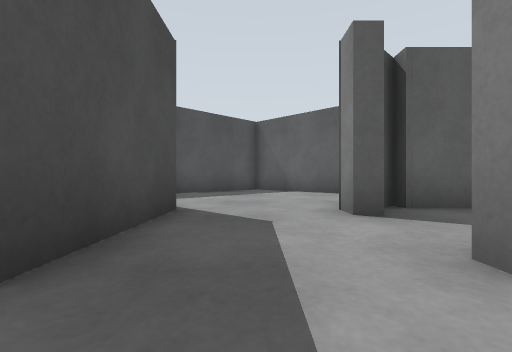
View 1 (above)

24 first-person views from a walk through a robot-simulator world made for Gazebo. The camera is 0.5 m above the floor, looks level and sees 85° across. The floor is counted in squares, 1 m on a side. Each view is taken from the middle of a square. On the plan, view 1 faces up. The plan holds only what a view shows up to about 9 squares ahead; the rest is blank. The place goes on beyond the plan.

View 2
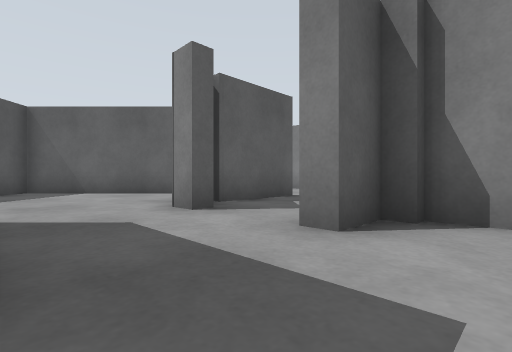

View 3
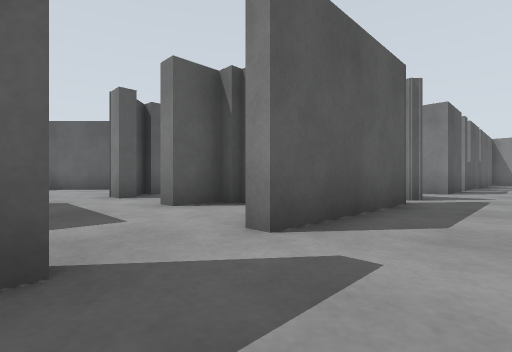

View 4
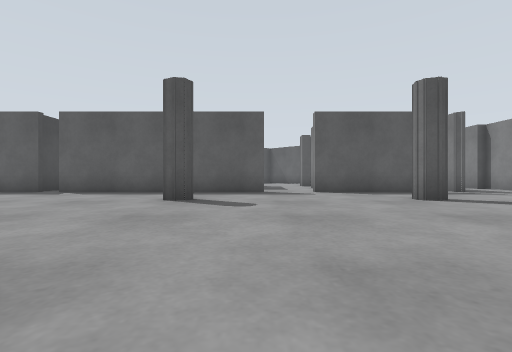

View 5
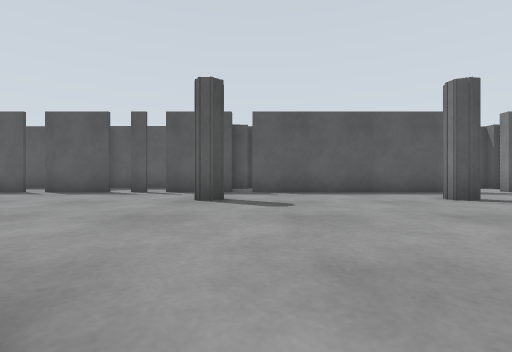

View 6
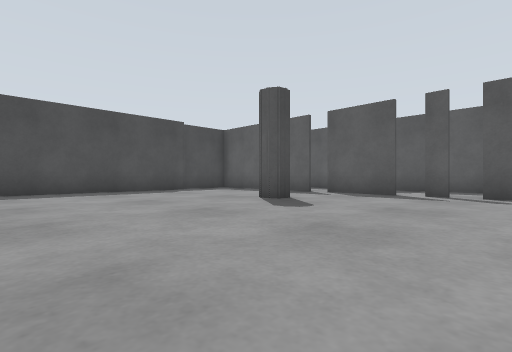

View 7
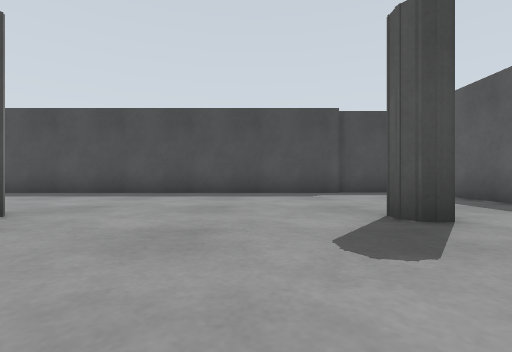

View 8
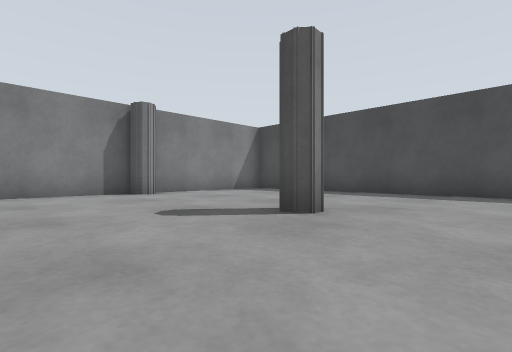

View 9
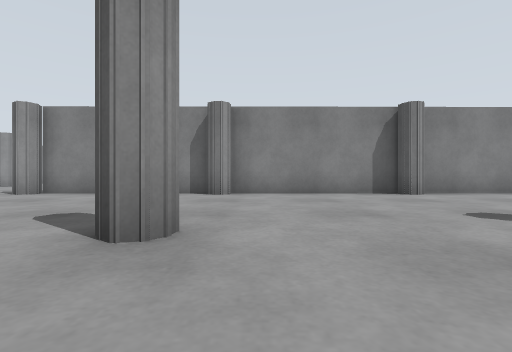

View 10
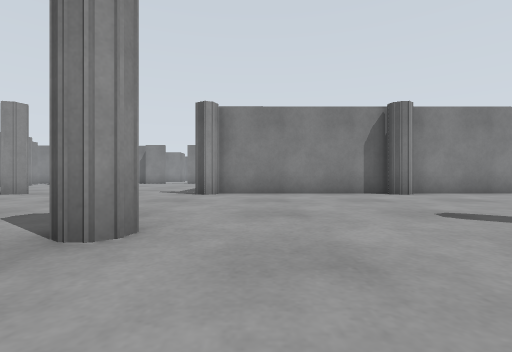

View 11
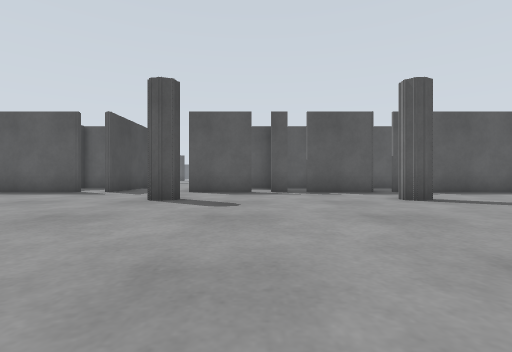

View 12
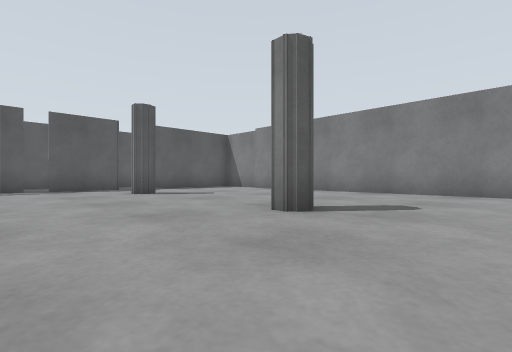

View 13
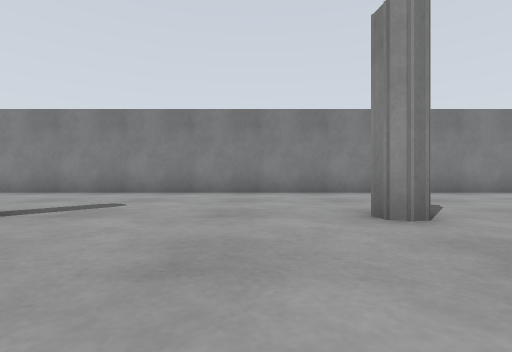

View 14
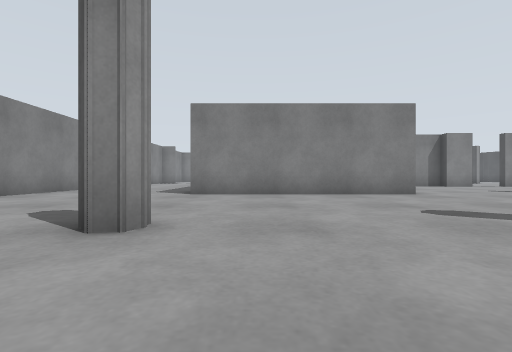

View 15
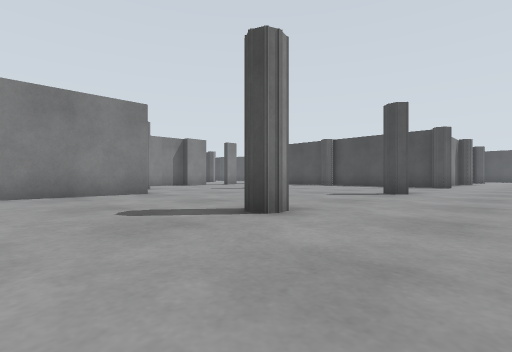

View 16
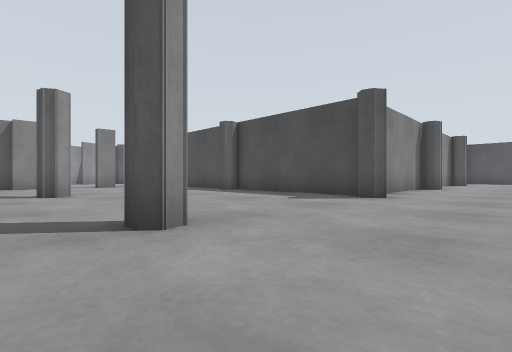

View 17
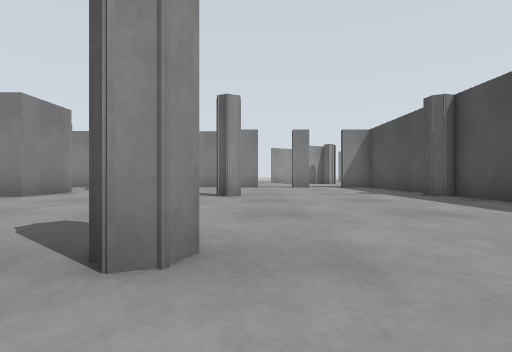

View 18
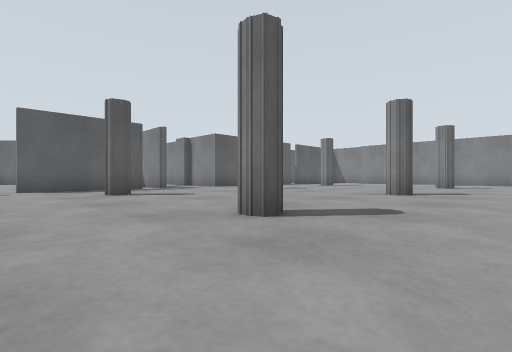

View 19
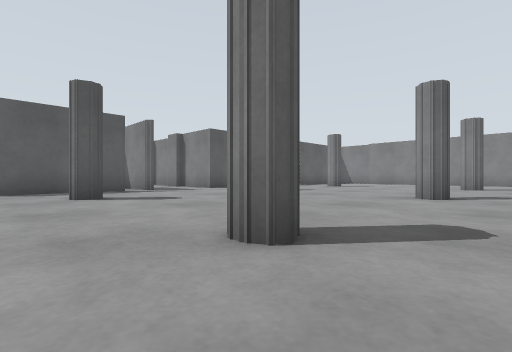

View 20
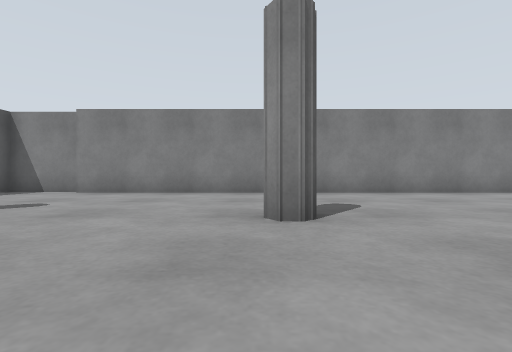

View 21
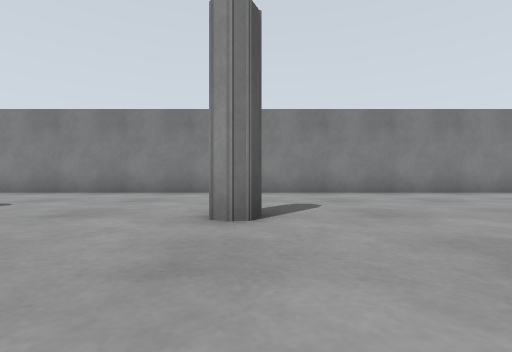

View 22
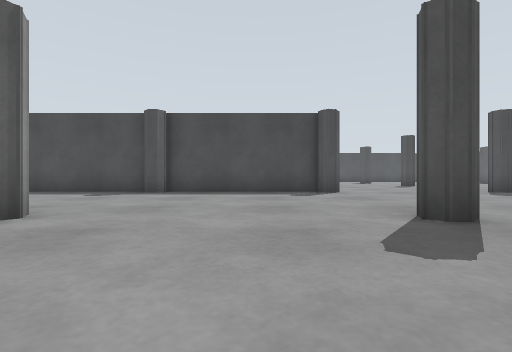

View 23
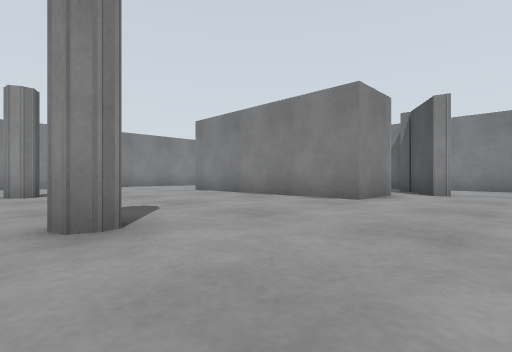

View 24
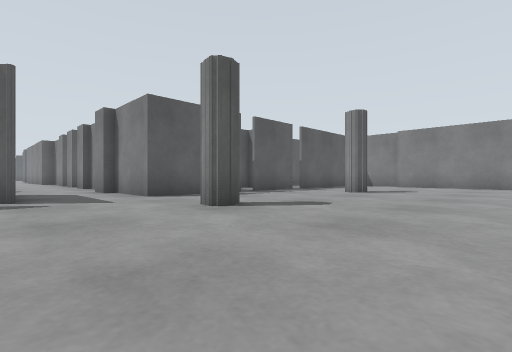

### Floor plan
Points are (right, up) in squares from view 1. A wall is a line through its corners. A room is listed if a view was taken in it or the views show most of it. See-through windows are left out.
Room 1 (views 1, 2)
walls: (-1.2, 4.1) (-1.2, 1.2); (1.8, 3.6) (1.3, 3.6) (1.3, 4.2); (2.3, 4.3) (2.3, 4.6); (3, 7.4) (0, 10.3) (-2.3, 8); (2.3, 0.8) (2.3, 1.2) (1.3, 1.2) (1.3, 1.8); (2.5, 0.1) (2.5, 0.9)
ways out: opening at (0, -1) to room 2; opening at (2, 3)
Room 2 (views 3, 4, 5, 6, 7, 8, 9, 10, 11, 12, 13, 14, 15, 16, 17, 18, 19, 20, 21, 22, 23, 24)
walls: (2.5, -9.5) (2.5, -9); (-2.3, -9.4) (-2.4, -9.6) (-2.8, -9.8); (3, -14.6) (2.9, -14.9) (2.7, -15.1); (2.3, -14.8) (2.8, -14.4) (3.1, -14.8); (2.3, -14.9) (2.6, -14.2); (-3, -9.3) (-2.6, -9); (7.7, -9.6) (7.8, -9.1); (-2.7, -14.4) (-2.3, -14.7); (-2.3, -15) (-2.9, -15.1) (-2.9, -20); (-2.5, -4.4) (-3, -4.2); (-2.3, -4) (-2.4, -4.3) (-2.7, -4.4); (7.6, -15) (7.9, -14.4) (8.3, -14.5) (8.4, -14.9); (7.8, -15.1) (7.7, -14.5); (8.3, -4.4) (7.7, -4.3); (4.5, -1.3) (0.8, -1.3); (-0.7, -1.3) (-7.1, -1.3); (2.3, -20) (2.7, -19.8) (3.1, -20); (-8.4, -9.5) (-8.1, -9) (-7.7, -9.2); (-2.7, -19.7) (-2.4, -19.9) (-2.3, -20.3); (-7.8, -15) (-2.9, -15); (13.1, -9.6) (13.1, -9.1); (-8.3, -14.4) (-7.8, -14.5); (-7.6, -4.1) (-8, -4.5); (-2.9, -20.5) (-2.9, -22.5); (9.9, -1.3) (7.9, -1.3) (7.9, 0.9); (13, -14.9) (13.2, -14.4); (7.6, 0.9) (7.6, 1.8); (13.4, -15) (13.1, -14.9) (13, -14.5); (11, -1.3) (10.4, -1.3); (7.6, -21.5) (7.6, -19.7) (13.9, -19.7); (13.5, -4.4) (13.1, -4.3) (13.1, -3.8); (-7.7, -1.3) (-9.9, -1.3); (13.8, -1.3) (11.5, -1.3); (-10.4, -1.3) (-10.9, -1.3); (-13.2, -15.1) (-8.3, -15); (-11.5, -1.3) (-13.5, -1.3); (18.7, -3.5) (18.7, -1.3) (14.3, -1.3); (-14.1, -1.3) (-16.6, -1.3); (-16.4, -15.1) (-13.8, -15.1); (18.3, -22.5) (18.3, -3.6); (-18.2, -3.5) (-18.2, -13.5); (-18.6, -1.9) (-18.6, -3.5)
ways out: opening at (0, -1) to room 1; opening at (6.5, 1.5); opening at (14, -1); gap at (-10.5, -1); gap at (-7, -1)

Positions as (right, up) in squares from view 1, and headings:
1: (0, 0), facing up
2: (-1, 0), facing up-right
3: (-1, -3), facing up-right
4: (-1, -10), facing up
5: (-7, -10), facing up
6: (-9, -9), facing up-left
7: (-10, -6), facing left
8: (-10, -7), facing down-left
9: (-9, -7), facing down
10: (-4, -7), facing down
11: (10, -10), facing up
12: (10, -12), facing up-right
13: (10, -13), facing right
14: (12, -12), facing down
15: (11, -12), facing down-left
16: (4, -12), facing down-left
17: (2, -13), facing down
18: (0, -12), facing up-right
19: (1, -11), facing up-right
20: (10, -9), facing right
21: (10, -15), facing right
22: (6, -17), facing left
23: (5, -14), facing down-right
24: (5, -8), facing up-right
